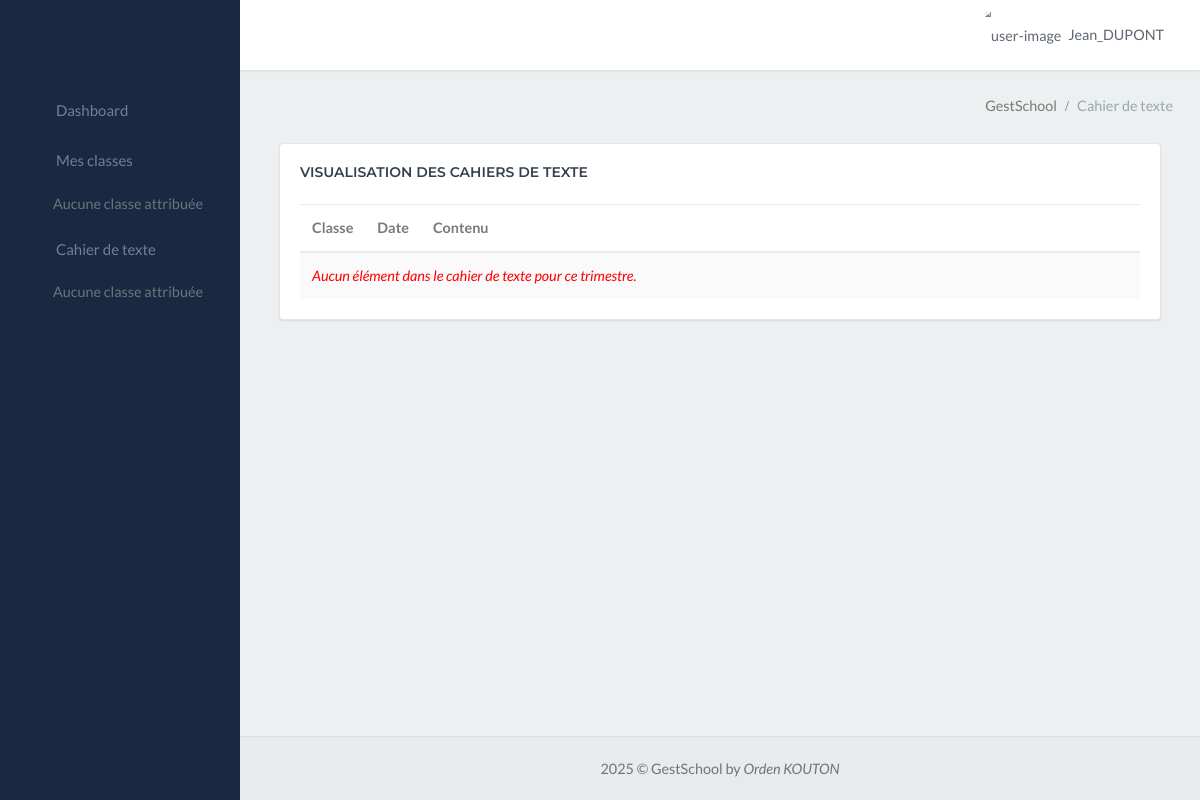
/gestschool_app/cahier_texte/ (signed in), run on an earlier commit of the app's database.
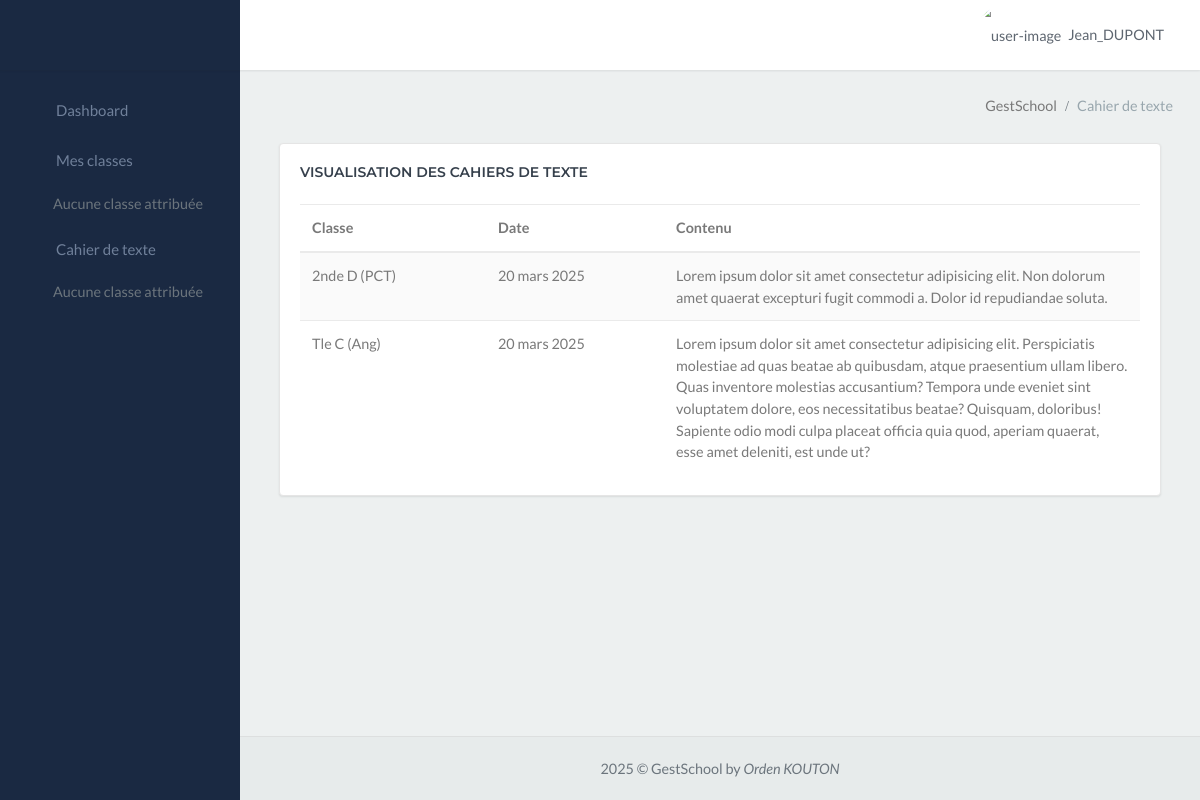
And on a later commit of the database.
### gestschool_app/models.py (models this page shows, shortened)
class CustomUser(AbstractUser):
    ROLE_CHOICES = (
        ('Choississez un rôle', 'Choississez un rôle'),
        ('Censeur', 'Censeur'),
        ('Surveillant', 'Surveillant'),
        ('Secrétaire', 'Secrétaire'),
        ('Professeur', 'Professeur'),
        ('Comptable', 'Comptable'),
        ('superadmin', 'superadmin'),
    )
    role = models.CharField(max_length=20, choices=ROLE_CHOICES, default='Personnel')
    groups = models.ManyToManyField(
        'auth.Group',
        verbose_name='groups',
        blank=True,
        help_text='The groups this user belongs to. A user will get all permissions granted to each of their groups.',
        related_name="customuser_set",  # Ajout de related_name
        related_query_name="user",
    )
    user_permissions = models.ManyToManyField(
        'auth.Permission',
        verbose_name='user permissions',
        blank=True,
        help_text='Specific permissions for this user.',
        related_name="customuser_permissions_set", # Ajout de related_name
        related_query_name="user",
    )

class Cahier_texte(models.Model):
    id_prof = models.ForeignKey(Professeur, on_delete=models.SET_NULL, null=True, blank=True)
    classe = models.CharField(max_length=80)
    matiere = models.CharField(max_length=100)
    date = models.DateField(max_length=100)
    contenu = models.CharField(max_length=5000)
    annee_scolaire = models.ForeignKey(AnneeScolaire, on_delete=models.SET_NULL, null=True, blank=True)
    trimestre = models.ForeignKey(Trimestre, on_delete=models.SET_NULL, null=True, blank=True)

### gestschool_app/views.py (the view)
# urls.py: path('cahier_texte/', views.visualisation_cahier_texte, name='visualisation_cahier_texte'),
@login_required
def visualisation_cahier_texte(request):
    trimestre_active = Trimestre.objects.filter(active=True).first()
    cahier_textes = Cahier_texte.objects.filter(trimestre_id=trimestre_active)
    return render(request, 'visualisation_cahier_texte.html', {'cahier_textes': cahier_textes})

### gestschool_app/templates/visualisation_cahier_texte.html (shortened to what this page needs)
{% extends "menu.html" %}
{% block content %}
<div class="content-page">
    <div class="content">
        <div class="container-fluid">
            <div class="row">
                <div class="col-12">
                    <div class="page-title-box">
                        <div class="page-title-right">
                            <ol class="breadcrumb p-0 m-0">
                                <li class="breadcrumb-item active">GestSchool</li>
                                <li class="breadcrumb-item"><a>Cahier de texte</a></li>
                            </ol>
                        </div>
                        <div class="clearfix"></div>
                    </div>
                </div>
            </div>
            <div class="container-fluid">
                <div class="row">
                    <div class="col-lg-12">
                        <div class="card">
                            <div class="card-body">
                                <div style="display: flex; align-items: center;">
                                    <h4 class="header-title mb-4" style="margin-right: 10px;">Visualisation des cahiers de texte</h4>
                                </div>
                                <div class="row">
                                    <div class="col-12">
                                        <div class="table-responsive">
                                            <table class="table table-striped mb-0">
                                                <thead>
                                                    <tr>
                                                        <th style="width: 2%;">Classe</th>
                                                        <th style="width: 2%;">Date</th>
                                                        <th>Contenu</th>
                                                    </tr>
                                                </thead>
                                                <tbody>
                                                    {% for cahier in cahier_textes %}
                                                    <tr>
                                                        <td style="width: 2%;">{{ cahier.classe }} ({{ cahier.matiere }})</td>
                                                        <td style="width: 2%;">{{ cahier.date }}</td>
                                                        <td style="width: 6%;">{{ cahier.contenu }}</td>
                                                    </tr>
                                                    {% empty %}
                                                    <tr>
                                                        <td colspan="6" style="color: red; font-style: italic;">Aucun élément dans le cahier de texte pour ce trimestre.</td>
                                                    </tr>
                                                    {% endfor %}
                                                </tbody>
                                            </table>
                                        </div>
                                    </div>
                                </div>
                            </div>
                        </div>
                    </div>
                </div>
            </div>
        </div>
    </div>
</div>
{% endblock %}

### gestschool_app/templates/menu.html (shortened to what this page needs)
<!DOCTYPE html>
<html lang="en">
<head>
    <link href="/static/libs/sweetalert2/sweetalert2.min.css" rel="stylesheet" type="text/css">
    <link href="/static/libs/datatables/dataTables.bootstrap4.min.css" rel="stylesheet" type="text/css">
    <link href="/static/libs/datatables/buttons.bootstrap4.min.css" rel="stylesheet" type="text/css">
    <link href="/static/libs/datatables/responsive.bootstrap4.min.css" rel="stylesheet" type="text/css">
    <link href="/static/libs/datatables/select.bootstrap4.min.css" rel="stylesheet" type="text/css">
    <link href="/static/css/bootstrap.min.css" rel="stylesheet" type="text/css" id="bootstrap-stylesheet">
    <link href="/static/css/icons.min.css" rel="stylesheet" type="text/css">
    <link href="/static/css/app.min.css" rel="stylesheet" type="text/css" id="app-stylesheet">
</head>
<body>
    <div id="wrapper">
        <div class="navbar-custom">
            <ul class="list-unstyled topnav-menu float-right mb-0">
                <li class="dropdown notification-list">
                    <a class="nav-link dropdown-toggle nav-user mr-0 waves-effect" data-toggle="dropdown" href="#"
                        role="button" aria-haspopup="false" aria-expanded="false">
                        <img src="/static/images/utilisateur-de-profil.png" alt="user-image" class="rounded-circle">
                        <span class="pro-user-name ml-1">
                            {{user.username}} <i class="mdi mdi-chevron-down"></i>
                        </span>
                    </a>
                </li>
            </ul>
            <div class="logo-box">
                <a class="logo text-center logo-light">
                    <span class="logo-lg">
                    </span>
                </a>
            </div>
            <ul class="list-unstyled topnav-menu topnav-menu-left m-0">
                <li>
                    <button class="button-menu-mobile waves-effect">
                        <i class="mdi mdi-menu"></i>
                    </button>
                </li>
            </ul>
        </div>
        <div class="left-side-menu">
            <div class="slimscroll-menu">
                <div id="sidebar-menu">
                    <ul class="metismenu" id="side-menu">
                        {% if user.role == "Censeur" %}
                            <li>
                                <a href="{% url 'index' %}" class="waves-effect">
                                    <i class="ion-md-speedometer"></i>
                                    <span> Dashboard </span>
                                </a>
                            </li>
                            <li>
                                <a href="{% url 'professeur' %}" class="waves-effect">
                                    <i class="mdi mdi-account-outline"></i>
                                    <span> Professeurs </span>
                                </a>
                            </li>
                            <li>
                                <a href="{% url 'classe' %}" class="waves-effect">
                                    <i class="ion-md-home"></i>
                                    <span> Classe </span>
                                </a>
                            </li>
                            <li>
                                <a href="{% url 'matiere' %}" class="waves-effect">
                                    <i class="ion-md-flask"></i>
                                    <span> Matière </span>
                                </a>
                            </li>
                            <li>
                                <a href="{% url 'emploi' %}" class="waves-effect">
                                    <i class="ion ion-ios-calendar"></i>
                                    <span> Emploi du temps </span>
                                </a>
                            </li>
                            <li>
                                <a href="{% url 'eleve' %}" class="waves-effect">
                                    <i class="ion-ios-contacts"></i>
                                    <span> Elève </span>
                                </a>
                            </li>
                            <li>
                                <a href="{% url 'visualisation_cahier_texte' %}" class="waves-effect">
                                    <i class="ion ion-ios-book"></i>
                                    <span> Cahier de texte </span>
                                </a>
                            </li>
                        {% elif user.role == "Professeur" %}
                            <li>
                                <a href="{% url 'index' %}" class="waves-effect">
                                    <i class="ion-md-speedometer"></i>
                                    <span> Dashboard </span>
                                </a>
                            </li>
                            <li>
                                <a href="javascript: void(0);" class="waves-effect">
                                    <i class="ion-md-home"></i>
                                    <span> Mes classes </span>
                                </a>
                                {% if eleves_par_classe %}
                                    {% for classe_nom in eleves_par_classe %}
                                        <ul class="nav-second-level" aria-expanded="false">
                                            <li><a href="{% url 'liste_eleves_classe' classe_nom=classe_nom %}">{{ classe_nom }}</a></li>
                                        </ul>
                                    {% endfor %}
                                {% else %}
                                    <ul class="nav-item">
                                        <a class="nav-link disabled">Aucune classe attribuée</a>
                                    </ul>
                                {% endif %}
                            </li>
                            <li>
                                <a href="javascript: void(0);" class="waves-effect">
                                    <i class="ion ion-ios-book"></i>
                                    <span> Cahier de texte </span>
                                </a>
                                {% if eleves_par_classe %}
                                    {% for classe_nom in eleves_par_classe %}
                                        <ul class="nav-second-level" aria-expanded="false">
                                            <li><a href="{% url 'cahier_texte' classe_nom=classe_nom %}">{{ classe_nom }}</a></li>
                                        </ul>
                                    {% endfor %}
                                {% else %}
                                    <ul class="nav-item">
                                        <a class="nav-link disabled">Aucune classe attribuée</a>
                                    </ul>
                                {% endif %}
                            </li>
                        {% endif %}
                    </ul>
                </div>
            </div>
        </div>
        {% block content %}
        {% endblock %}
         <footer class="footer">
            <div class="container-fluid">
                <div class="row">
                    <div class="col-md-12">
                        2025 &copy; GestSchool by <em>Orden KOUTON</em>
                    </div>
                </div>
            </div>
        </footer>
    </div>
</body>
</html>

What changed in the data, as far as the page shows it:
added Cahier_texte: classe "2nde D", matiere "PCT", date "20 mars 2025", contenu "Lorem ipsum dolor sit amet consectetur adipisicing elit. Non dolorum amet quaerat excepturi fugit commodi a. Dolor id repudiandae soluta."
added Cahier_texte: classe "Tle C", matiere "Ang", date "20 mars 2025", contenu "Lorem ipsum dolor sit amet consectetur adipisicing elit. Perspiciatis molestiae ad quas beatae ab quibusdam, atque praesentium ullam libero. Quas inventore molestias accusantium? Tempora unde eveniet sint voluptatem dolore, eos necessitatibus beatae? Quisquam, doloribus! Sapiente odio modi culpa placeat officia quia quod, aperiam quaerat, esse amet deleniti, est unde ut?"
Also different on the page:
text no longer shown: "Aucun élément dans le cahier de texte pour ce trimestre."
